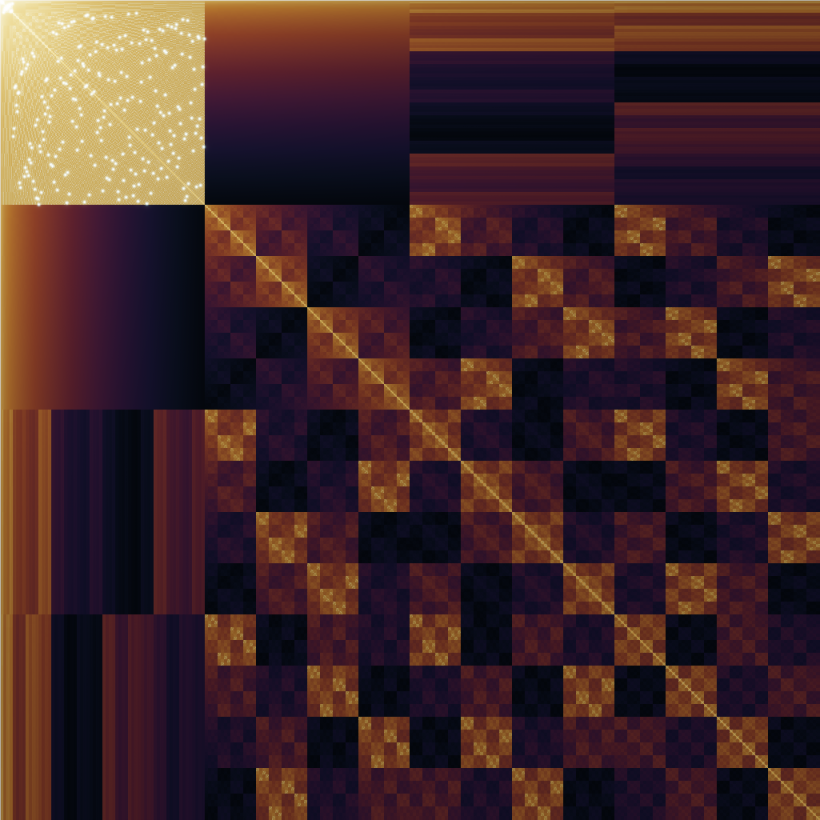
#> input picture art_gvje/hero_4096.png, 4096 x 4096 px (shown at 1/5 size)
$ python contact.py
#> lines starting #> are read from the running program, lines starting #| are printed output that depends on the picture; pictures that were not available may be replaced by others from this repository, and a replacement may not be noted
from PIL import Image
h = Image.open('hero_4096.png').resize((900,900), Image.LANCZOS)
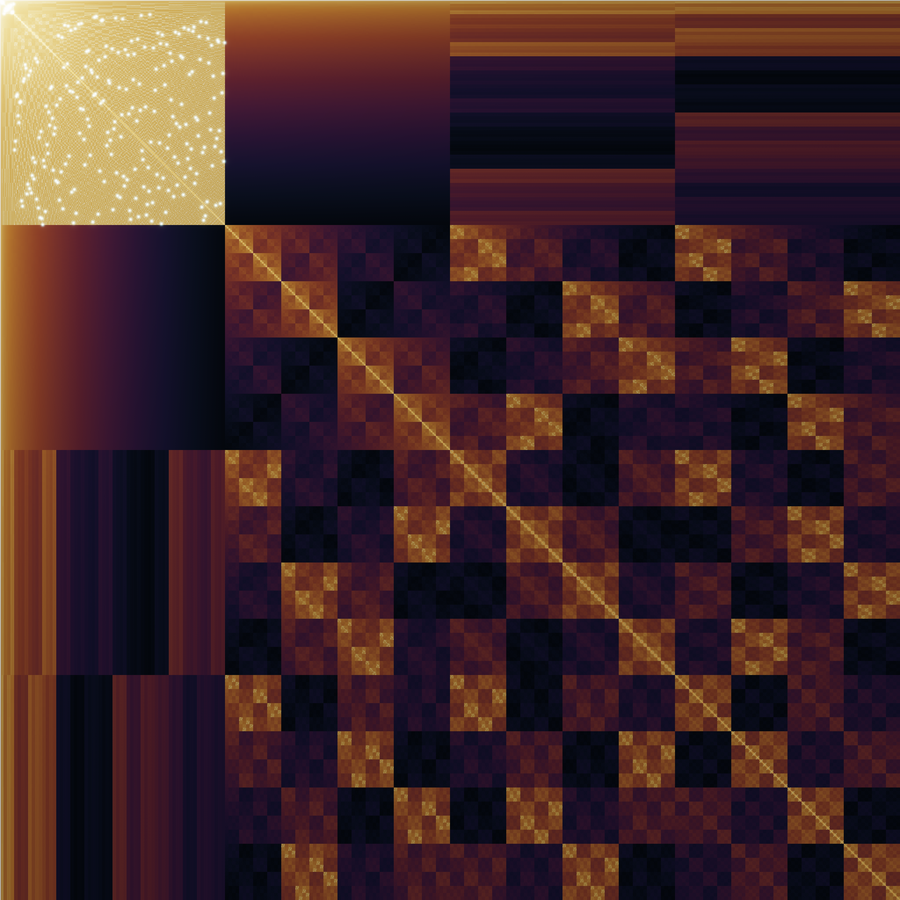
#> h: PIL image 900x900 RGB; mean R, G, B 66.9, 39.9, 40.7
t = Image.open('tower_2560.png').resize((900,900), Image.LANCZOS)
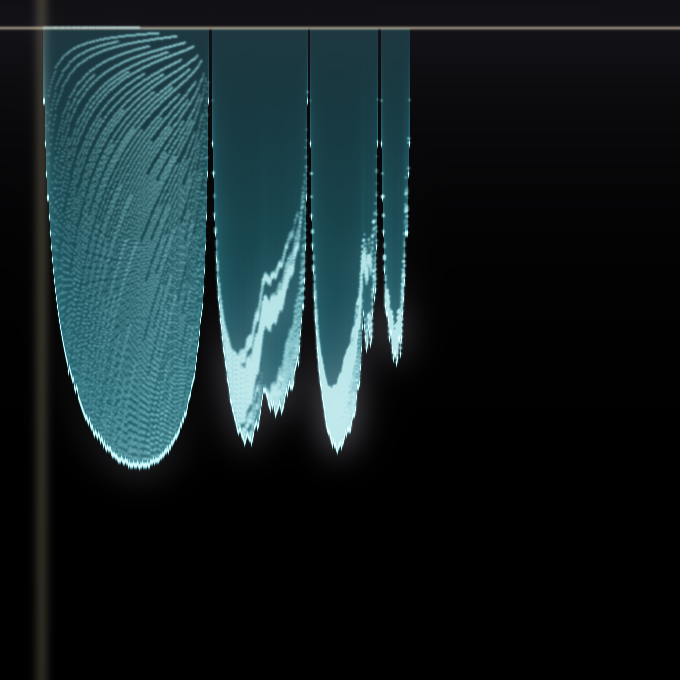
#> input picture art_gvje/view_collapse_crop.png, 680 x 680 px, given in place of tower_2560.png, which was not available
c = Image.open('collapse_2560.png').resize((900,900), Image.LANCZOS)
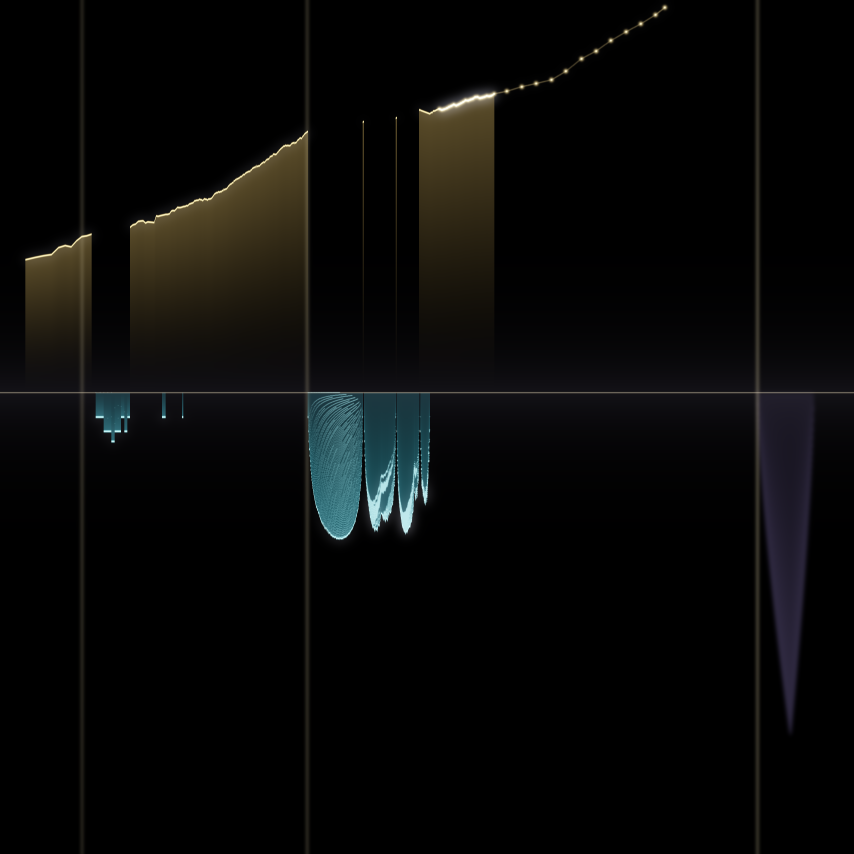
#> input picture art_gvje/collapse_2560.png, 2560 x 2560 px (shown at 1/3 size)
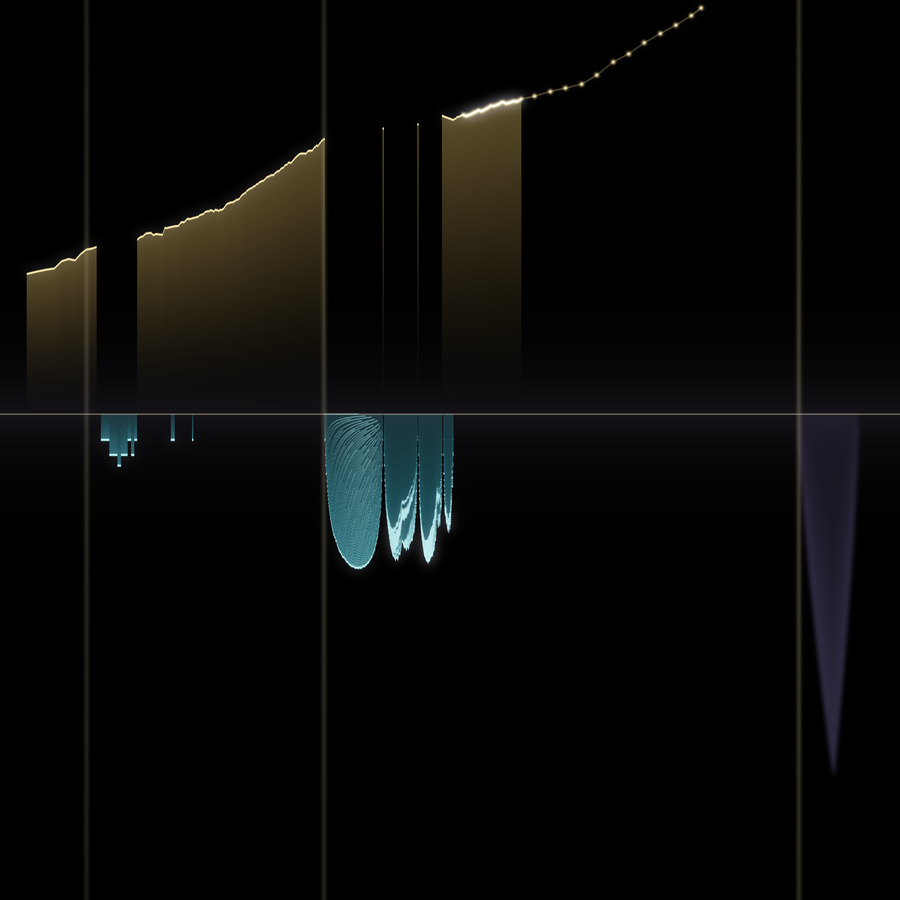
#> c: PIL image 900x900 RGB; mean R, G, B 8.3, 8.4, 7.7
sheet = Image.new('RGB', (2760, 940), (8,8,12))
sheet.paste(h, (20,20)); sheet.paste(t, (930,20)); sheet.paste(c, (1840,20))
#> after `sheet.paste(t, (930, 20))`:
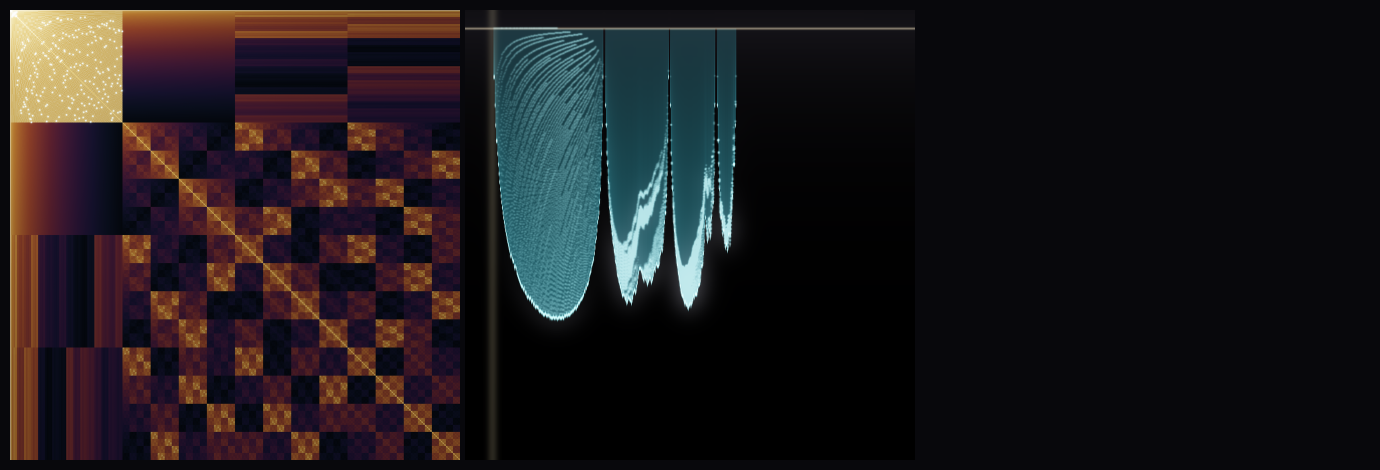
#> sheet: PIL image 2760x940 RGB (shown at 1/2 size); mean R, G, B 30.2, 25.7, 28.3
#> after `sheet.paste(c, (1840, 20))`:
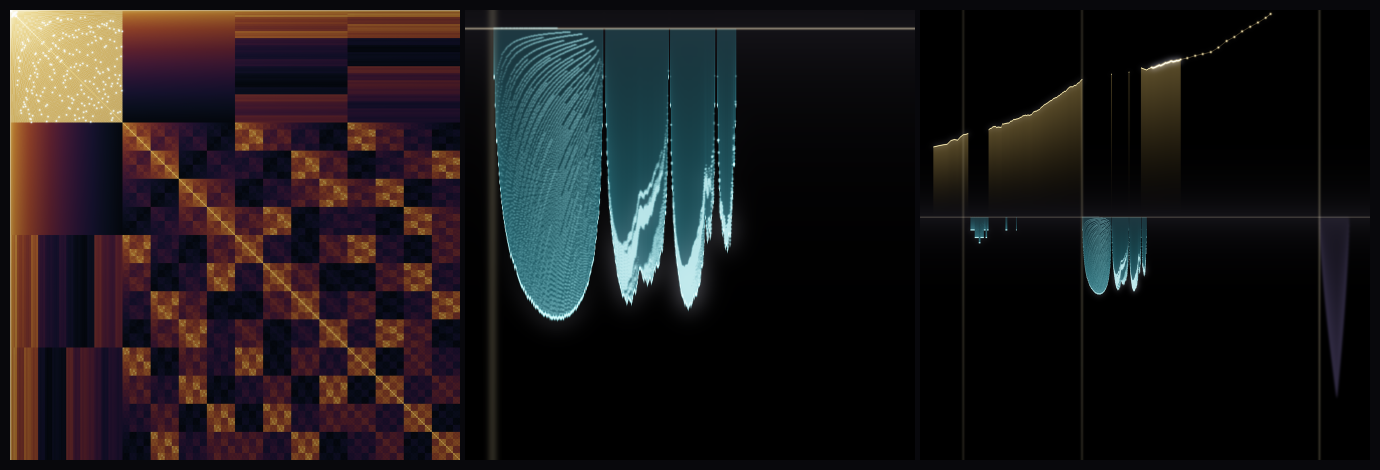
#> sheet: PIL image 2760x940 RGB (shown at 1/2 size); mean R, G, B 30.3, 25.8, 27
sheet.save('contact_sheet.png')
print('ok')
